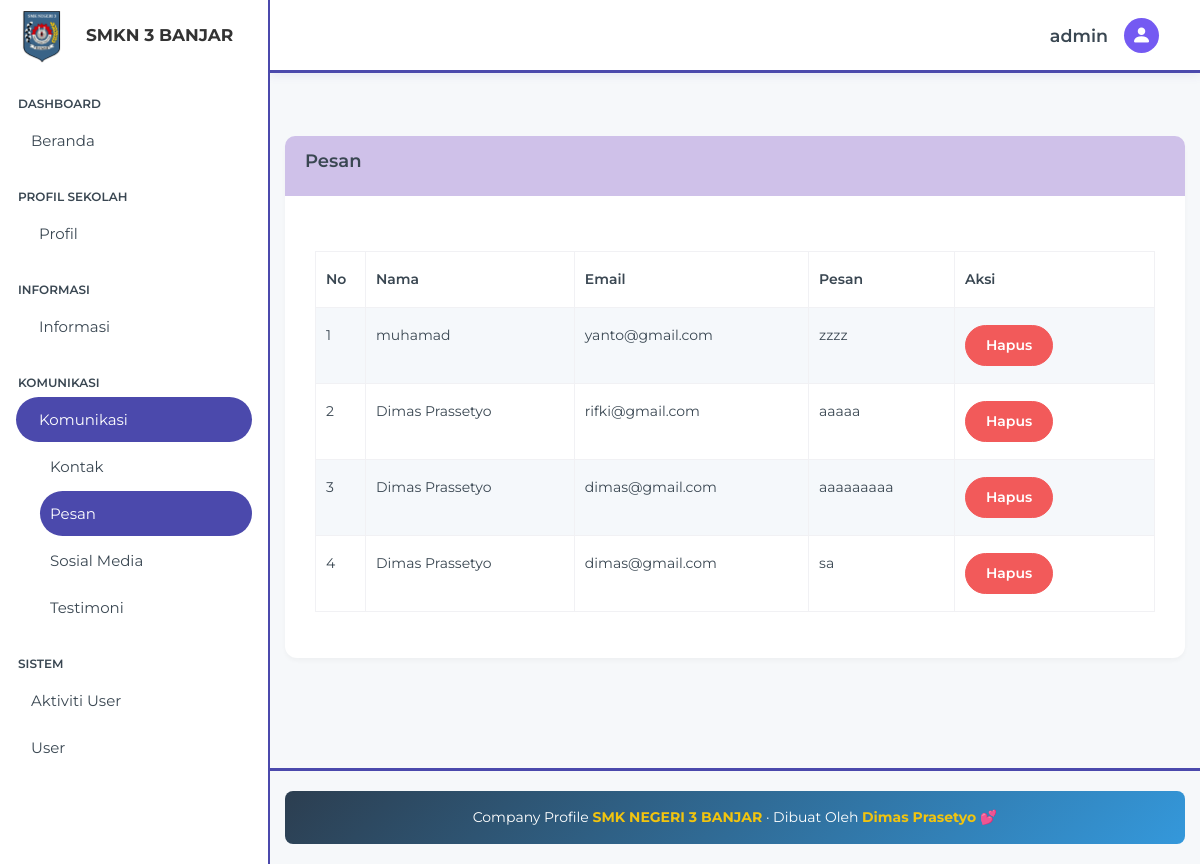
Screenshot of /beckend/pages/message/index.php (signed in) with the database file from the repository.
### tables this page shows
CREATE TABLE `messages` (
  `id` bigint NOT NULL,
  `name` varchar(200) NOT NULL,
  `email` varchar(200) NOT NULL,
  `message` text NOT NULL,
  `created_at` timestamp NULL DEFAULT CURRENT_TIMESTAMP
);

### beckend/pages/message/index.php (the view, shortened to what this page needs)
<?php
include '../../app.php';
include '../../partials/header.php';
include '../../partials/sidebar.php';
include '../../partials/navbar.php';
$qmessage = "SELECT * FROM messages ORDER BY id DESC";
$result = mysqli_query($connect, $qmessage) or die(mysqli_error($connect));
?>
<div class="content-wrapper">
    <section class="content">
        <div class="container-fluid">
            <div class="row">
                <div class="col-12 mt-5">
                    <div class="card card-purple mt-5">
                        <div class="card-header card-header-with-button">
                            <h3 class="card-title">Pesan</h3>
                        </div>
                        <div class="card-body table-container">
                            <table id="contactsTable" class="table table-bordered table-striped table-hover">
                                <thead>
                                    <tr>
                                        <th width="50">No</th>
                                        <th>Nama</th>
                                        <th>Email</th>
                                        <th>Pesan</th>
                                        <?php if ($_SESSION['role'] === 'admin'): ?>
                                            <th width="200">Aksi</th>
                                        <?php endif; ?>
                                    </tr>
                                </thead>
                                <tbody>
                                    <?php
                                    $no = 1;
                                    while ($item = $result->fetch_object()):
                                    ?>
                                        <tr>
                                            <td><?= $no ?></td>
                                            <td><?= $item->name ?></td>
                                            <td><?= $item->email ?></td>
                                            <td><?= $item->message ?></td>
                                            <?php if ($_SESSION['role'] === 'admin'): ?>
                                                <td>
                                                    <a href="../../action/message/destroy.php?id=<?= $item->id ?>" class="btn btn-danger"
                                                        oneclick="return confirm ('Apakah anda yakin?')">Hapus</a>
                                                </td>
                                            <?php endif; ?>
                                        </tr>
                                    <?php
                                        $no++;
                                    endwhile;
                                    ?>
                                </tbody>
                            </table>
                        </div>
                    </div>
                </div>
            </div>
        </div>
    </section>
</div>
<?php
include '../../partials/footer.php';
include '../../partials/script.php';
?>

### beckend/partials/header.php (style rules this page uses)
html, body { height: 100%; }
body { display: flex; flex-direction: column; }

### beckend/pages/message/index.php (style rules this page uses)
.card-purple .card-header { background: #cfc1e9ff; color: white; border-radius: 10px 10px 0 0; padding: 15px 20px; }
.content-wrapper { padding-top: 40px; }
.table-container { margin-top: 25px; }
.content-wrapper { min-height: calc(100vh - 150px) !important; padding-bottom: 40px; }
.card-header-with-button { display: flex; justify-content: space-between; align-items: center; padding: 15px 20px; }

### rows the page displays
messages: name "muhamad", email "yanto@gmail.com", message "zzzz"
messages: name "Dimas Prassetyo", email "rifki@gmail.com", message "aaaaa"
messages: name "Dimas Prassetyo", email "dimas@gmail.com", message "aaaaaaaaa"
messages: name "Dimas Prassetyo", email "dimas@gmail.com", message "sa"

### other values shown
$_SESSION['role'] "admin"
